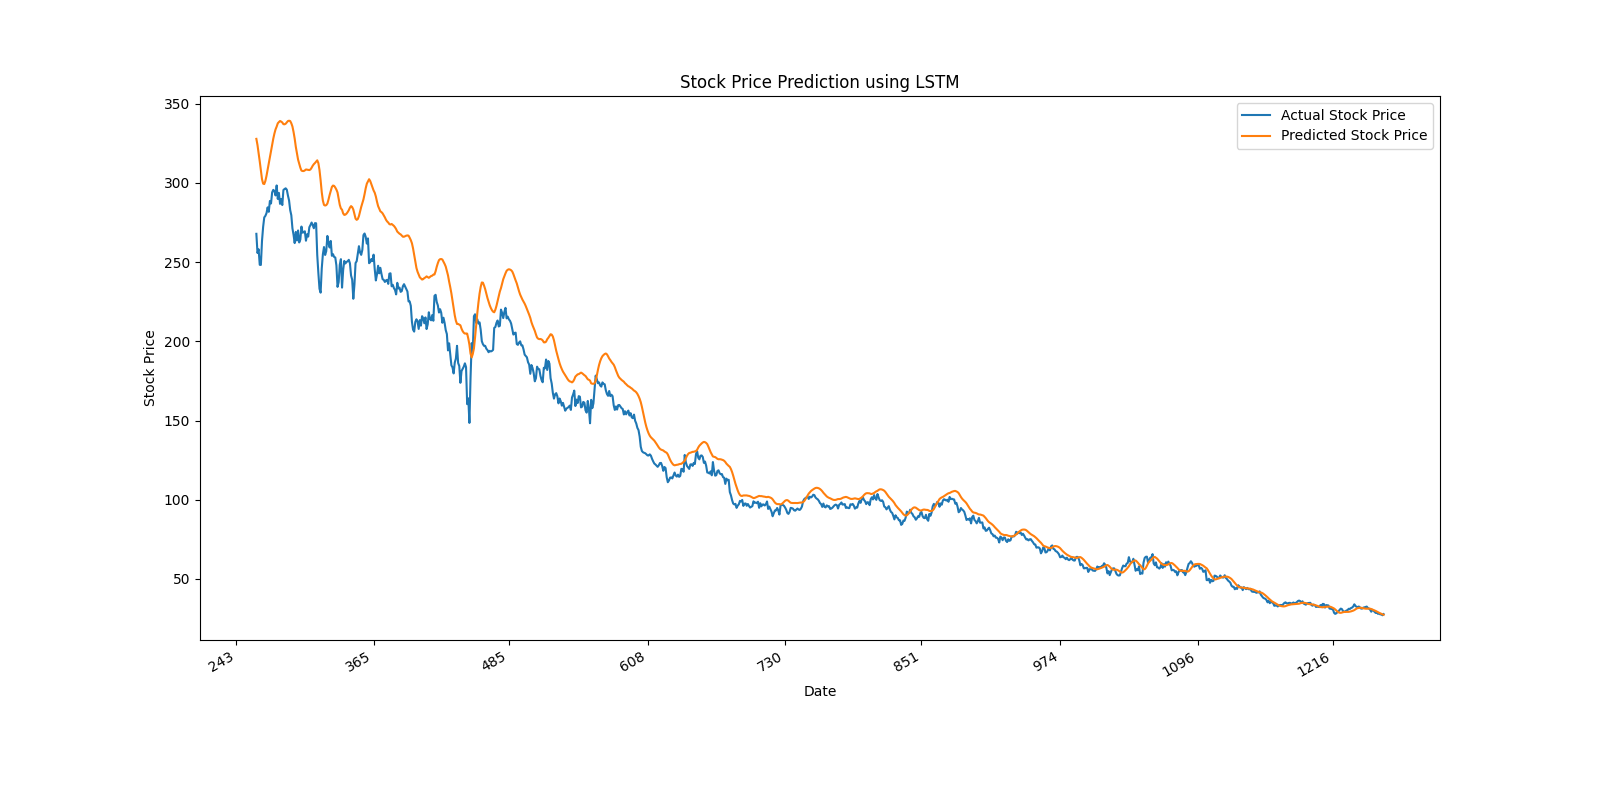

The Python source for this figure:
import main

"""
Predictive Modeling
Long Short-Term Memory (LSTM) Model is a type of Recurrent Neural Network (RNN)

This model will be applied to the entirety of the 'close' column
"""


# 1. Importing the required libraries
import matplotlib.pyplot as plt
import numpy as np
from sklearn.preprocessing import MinMaxScaler
from sklearn.metrics import mean_squared_error
from tensorflow.keras.models import Sequential
from tensorflow.keras.layers import LSTM, Dense
import matplotlib.dates as mdates


# 2. LSTM Model (Long Short Term Memory)
scaler = MinMaxScaler(feature_range=(0, 1))  # Initialize MinMaxScaler
main.df['close'] = scaler.fit_transform(main.df[['close']])  # Scale the 'close' column

# Function to create sequences from the input data
def create_sequences(data, seq_length):
    sequences = []
    targets = []

    # Loop to create sequences and corresponding targets
    for i in range(len(data) - seq_length):
        seq_data = data[i:(i + seq_length)]
        target = data[i + seq_length]
        sequences.append(seq_data)
        targets.append(target)

    return np.array(sequences), np.array(targets)

# Define sequence length and create sequences
sequence_length = 10
X, y = create_sequences(main.df['close'].values.reshape(-1, 1), sequence_length)

# Reshape for LSTM input shape (samples, time steps, features)
X = np.reshape(X, (X.shape[0], X.shape[1], 1))

# Splitting the data into  training and testing sets
train_size = int(len(X) * 0.8)
X_train, X_test = X[train_size:], X[:train_size]
y_train, y_test = y[train_size:], y[:train_size]

# Create a Sequential Model
model = Sequential()
model.add(LSTM(50, input_shape=(X.shape[1], 1)))
model.add(Dense(1))
model.compile(optimizer='adam', loss='mean_squared_error')
# Train the model on the training data set
model.fit(X_train, y_train, epochs=50, batch_size=32)

# Making predictions on the test set
predictions = model.predict(X_test)

# Inverse transform the predictions and actual values to get the real stock prices
predictions = scaler.inverse_transform(predictions)
y_test_actual = scaler.inverse_transform(y_test.reshape(-1, 1))

# Evaluating the model
mse = mean_squared_error(y_test_actual, predictions)  # Mean Squared error
print(f'Mean Squared Error: {mse}')


# 3. Visualization
# Line Plot for the actual close stock prices and a line plot for the predicted close stock prices
plt.figure(figsize=(16, 8))
plt.plot(main.df.index[-len(y_test_actual):], y_test_actual, label='Actual Stock Price')
plt.plot(main.df.index[-len(predictions):], predictions, label='Predicted Stock Price')
plt.title('Stock Price Prediction using LSTM')
plt.xlabel('Date')
plt.ylabel('Stock Price')
plt.legend()

# Customize x-axis labels
plt.gca().xaxis.set_major_locator(mdates.AutoDateLocator())
plt.gcf().autofmt_xdate()  # Auto-format the date labels for better readability

plt.savefig('LSTM.png')   # Saving the image